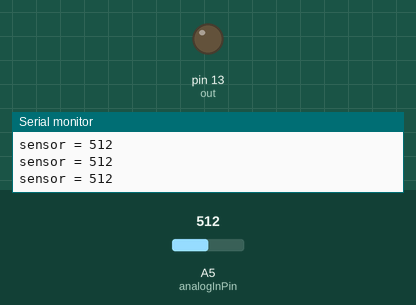
The sketch below on a simulated Arduino Uno, built with avr-gcc and run on an emulated ATmega328P. Shown: output pins drawn as LEDs (lit = HIGH), the last lines printed to the serial monitor. Inputs (shaded band) come from the test bench; at power-on: A5 (analogInPin) = 512.

Above: at 1.2 s.
1.3 s: A5 (analogInPin) set to 691
2.8 s: A5 (analogInPin) set to 711
At 4.1 s:
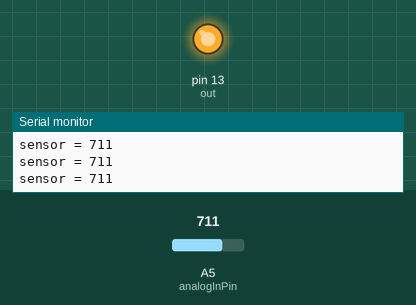
4.5 s: A5 (analogInPin) set to 690
At 5.6 s:
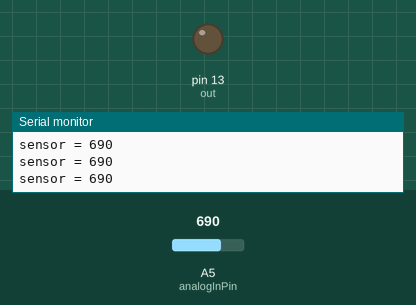
6.3 s: A5 (analogInPin) set to 710
At 7.1 s:
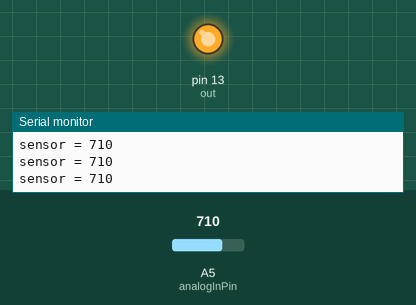
Timing chart, 0 to 9.1 s (numbered marks = the images above; inputs shaded):
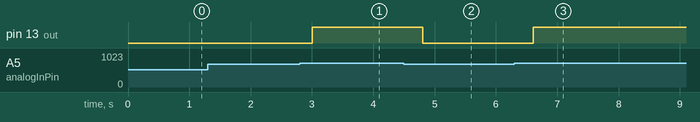

Measured:
- the behaviour switches between 700 and 701 on A5 (analogInPin) (found by bisection; images 0 and 1)
- after the input at 2.8 s, pin 13 (out): LOW → HIGH after 0.21 s
- after the input at 4.5 s, pin 13 (out): HIGH → LOW after 0.31 s
- after the input at 6.3 s, pin 13 (out): LOW → HIGH after 0.31 s

The sketch:

code.ino
```cpp
int analogInPin = A5;

int out =13;
int sensorValue = 0; // value read from the serial


void setup() {
  Serial.begin(9600);
  pinMode(out, OUTPUT);
}

void loop() {
  // read the analog in value:
  sensorValue = analogRead(analogInPin);


  Serial.print("sensor = " );
  Serial.println(sensorValue);

  delay(200);

  if(sensorValue>700)
  {
    digitalWrite(out,1);
    delay(100);
  }
  else
  {
    digitalWrite(out,0);
  }

}
```
